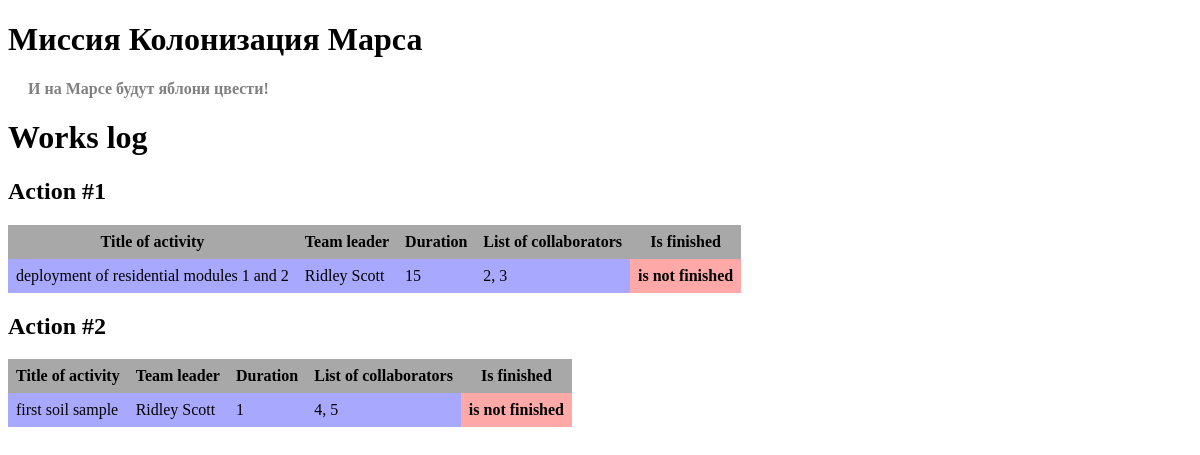
The page / on the database its author committed.
### data/jobs.py (models this page shows)
class Jobs(SqlAlchemyBase):
    __tablename__ = 'jobs'
    id = sqlalchemy.Column(sqlalchemy.Integer,
                           primary_key=True, autoincrement=True)
    job = sqlalchemy.Column(sqlalchemy.String, nullable=True)
    work_size = sqlalchemy.Column(sqlalchemy.Integer, nullable=True)
    collaborators = sqlalchemy.Column(sqlalchemy.String, nullable=True)
    start_date = sqlalchemy.Column(sqlalchemy.DateTime, nullable=True)
    end_date = sqlalchemy.Column(sqlalchemy.DateTime, nullable=True)
    is_finished = sqlalchemy.Column(sqlalchemy.Boolean, nullable=True)
    team_leader = sqlalchemy.Column(sqlalchemy.Integer,
                                    sqlalchemy.ForeignKey("users.id"))
    user = orm.relation('User')

### data/users.py (models this page shows, shortened)
class User(SqlAlchemyBase):
    __tablename__ = 'users'
    id = sqlalchemy.Column(sqlalchemy.Integer,
                           primary_key=True, autoincrement=True)
    surname = sqlalchemy.Column(sqlalchemy.String, nullable=True)
    name = sqlalchemy.Column(sqlalchemy.String, nullable=True)
    age = sqlalchemy.Column(sqlalchemy.Integer, nullable=True)
    position = sqlalchemy.Column(sqlalchemy.String, nullable=True)
    speciality = sqlalchemy.Column(sqlalchemy.String, nullable=True)
    address = sqlalchemy.Column(sqlalchemy.String, nullable=True)
    email = sqlalchemy.Column(sqlalchemy.String,
                              unique=True, nullable=True)
    hashed_password = sqlalchemy.Column(sqlalchemy.String, nullable=True)
    modified_date = sqlalchemy.Column(sqlalchemy.DateTime,
                                      default=datetime.datetime.now)
    jobs = orm.relation("Jobs", back_populates='user')

### main.py (the view)
@app.route("/")
def index():
    db_sess = db_session.create_session()
    jobs = db_sess.query(Jobs)
    return render_template("index.html", jobs=jobs)

### data/db_session.py (called while the page is built)
def create_session() -> Session:
    global __factory
    return __factory()

### templates/index.html
{% extends "base.html" %}
{% block content %}
<h1>Works log</h1>
{% for item in jobs%}
<h2>Action #{{item.id}}</h2>
<table class="table">
  <thead>
    <tr>
      <th>Title of activity</th>
      <th>Team leader</th>
      <th>Duration</th>
      <th>List of collaborators</th>
      <th>Is finished</th>
    </tr>
  </thead>
  <tbody>
    <tr>
      <td>{{item.job}}</td>
      <td>{{item.user.name}} {{item.user.surname}}</td>
      <td>{{item.work_size}}</td>
      <td>{{item.collaborators}}</td>
      {% if item.is_finished %}
        <th class="finish">is finished</th>
      {% else %}
        <th class="not_finish">is not finished</th>
      {% endif %}
    </tr>
  </tbody>
</table>
{% endfor %}
{% endblock %}

### templates/base.html (shortened to what this page needs)
<!DOCTYPE html>
<html lang="en">
<link rel="stylesheet" type="text/css" href="..\static\css/style.css" />
<head>
    </head>
    <body>
        <h1>Миссия Колонизация Марса</h1>
        <h4>И на Марсе будут яблони цвести!</h4>
        {% block content %}{% endblock %}
    </body>
</html>

### static/css/style.css (style rules this page uses)
h4 { color: grey; padding: 0px 20px; }
table { border-spacing: 0px; }
th { background: #a8a8a8; padding: 8px; }
td { background: #a8a8ff; padding: 8px; }
.not_finish { background: #ffa8a8; padding: 8px; }

### rows shown on the page
Jobs: id "1", job "deployment of residential modules 1 and 2", user.name "Ridley", user.surname "Scott", work_size "15", collaborators "2, 3", is_finished "is not finished"
Jobs: id "2", job "first soil sample", user.name "Ridley", user.surname "Scott", work_size "1", collaborators "4, 5", is_finished "is not finished"
